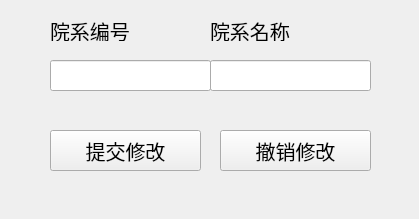
<?xml version="1.0" encoding="UTF-8"?>
<ui version="4.0">
 <class>Form</class>
 <widget class="QWidget" name="Form">
  <property name="geometry">
   <rect>
    <x>0</x>
    <y>0</y>
    <width>419</width>
    <height>219</height>
   </rect>
  </property>
  <property name="windowTitle">
   <string>Form</string>
  </property>
  <widget class="QLineEdit" name="did_lineEdit">
   <property name="geometry">
    <rect>
     <x>50</x>
     <y>60</y>
     <width>161</width>
     <height>31</height>
    </rect>
   </property>
  </widget>
  <widget class="QLineEdit" name="dname_lineEdit">
   <property name="geometry">
    <rect>
     <x>210</x>
     <y>60</y>
     <width>161</width>
     <height>31</height>
    </rect>
   </property>
  </widget>
  <widget class="QPushButton" name="commitButton">
   <property name="geometry">
    <rect>
     <x>50</x>
     <y>130</y>
     <width>151</width>
     <height>41</height>
    </rect>
   </property>
   <property name="font">
    <font>
     <family>楷体</family>
     <pointsize>15</pointsize>
    </font>
   </property>
   <property name="text">
    <string>提交修改</string>
   </property>
  </widget>
  <widget class="QPushButton" name="rollbackButton">
   <property name="geometry">
    <rect>
     <x>220</x>
     <y>130</y>
     <width>151</width>
     <height>41</height>
    </rect>
   </property>
   <property name="font">
    <font>
     <family>楷体</family>
     <pointsize>15</pointsize>
    </font>
   </property>
   <property name="text">
    <string>撤销修改</string>
   </property>
  </widget>
  <widget class="QLabel" name="label">
   <property name="geometry">
    <rect>
     <x>50</x>
     <y>20</y>
     <width>81</width>
     <height>21</height>
    </rect>
   </property>
   <property name="font">
    <font>
     <family>楷体</family>
     <pointsize>15</pointsize>
    </font>
   </property>
   <property name="text">
    <string>院系编号</string>
   </property>
  </widget>
  <widget class="QLabel" name="label_2">
   <property name="geometry">
    <rect>
     <x>210</x>
     <y>20</y>
     <width>81</width>
     <height>21</height>
    </rect>
   </property>
   <property name="font">
    <font>
     <family>楷体</family>
     <pointsize>15</pointsize>
    </font>
   </property>
   <property name="text">
    <string>院系名称</string>
   </property>
  </widget>
 </widget>
 <resources/>
 <connections/>
</ui>
